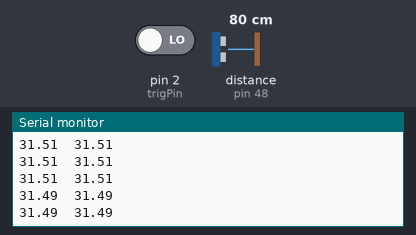
This sketch was run on a simulated Arduino Mega 2560, built with avr-gcc and run on an emulated ATmega2560. On the bench: the last lines printed to the serial monitor. Wiring (inferred from the names in the program): ultrasonic range finder: trigger pin 52; echo pin 48. Inputs (shaded band) come from the test bench; at power-on: distance to the obstacle (sensor on pin 48) 80 cm, pin 2 (trigPin) LOW. The echo pulse lasts 58.3 µs per cm.

Above: at 1.2 s.
1.3 s: distance to the obstacle (sensor on pin 48) set to 2 cm
At 1.8 s:
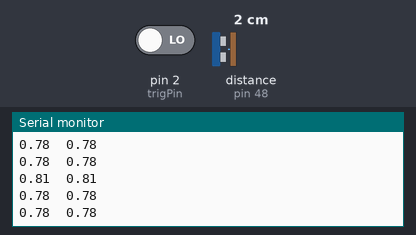
2.8 s: distance to the obstacle (sensor on pin 48) set to 9 cm
At 3.6 s:
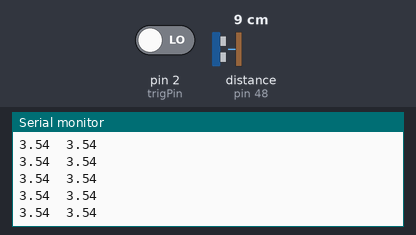
Timing chart, 0 to 5.8 s (numbered marks = the images above; inputs shaded):
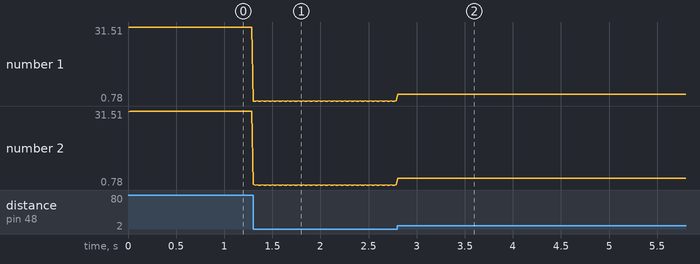

Measured:
- after the input at 1.3 s, the serial monitor: prints a new line at once (image 1)
- after the input at 2.8 s, the serial monitor: prints a new line at once (image 2)
- plotted number 1: 31.49 → 0.81 after the input at 1.3 s, 0.81 → 3.54 after the input at 2.8 s
- plotted number 2: 31.49 → 0.81 after the input at 1.3 s, 0.81 → 3.54 after the input at 2.8 s

The sketch:

sonicSensor.ino
```cpp
int trigPin = 2;
int trigSensorPin = 52;
int trigReadPin = A0;
int echoPin = 48;
int startProcessPin = 2;
int edgeCount = 0;
int prevEdgeCount = 0;
double starttime = 0;
double stoptime = 0;
double duration = 0;
double distance = 0;
void setup() {
  // put your setup code here, to run once:
  Serial.begin(9600);
  pinMode(trigPin,INPUT);
  pinMode(trigSensorPin,OUTPUT);
  pinMode(startProcessPin,INPUT);
  attachInterrupt(digitalPinToInterrupt(trigPin),riseCount,RISING);
}

void loop() {
  startProcess();
  delay(10);
}

void lowpass_filter(double old, double &filtered, double alpha){
  filtered = (1-alpha)*old + alpha*filtered;
}

void riseCount(){
  edgeCount++;
}

double filtered_d;
void startProcess(){
  // things to fix:: add a timeout to waiting for a return signal....
  delay(2);
  digitalWrite(trigSensorPin,HIGH);
  delayMicroseconds(10);
  digitalWrite(trigSensorPin,LOW);
  while(digitalRead(echoPin) == LOW){

  }
  starttime = micros();
  while(digitalRead(echoPin)== HIGH){

  }
  stoptime = micros();
  duration = stoptime - starttime;
  distance = duration / 148;
  lowpass_filter(distance, filtered_d, 0.01);
  Serial.print(distance); //in inches
  Serial.print("\t");
  Serial.println(filtered_d);
}
```
